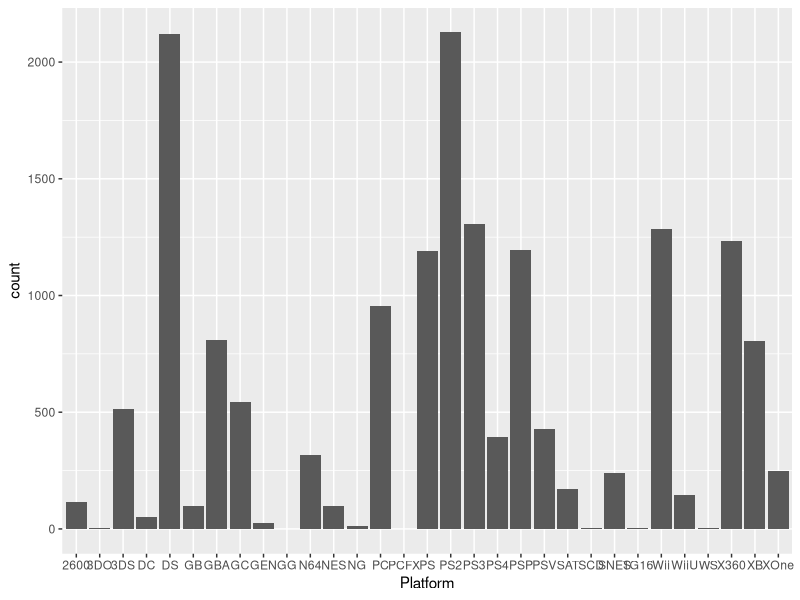

Here is the R script that generated this plot:
## Your name
## Your u-number

## Load packages ---------------------------------------------------------------
library(dplyr)
library(ggplot2)

## Load data -------------------------------------------------------------------
videogames <- read.delim("input/videogames.txt", stringsAsFactors = FALSE)

## Exercise 0a -----------------------------------------------------------------
ten_videogames <- slice(videogames, 1:10)
answer0a <- ten_videogames

## Exercise 0b -----------------------------------------------------------------
answer0b <- ggplot(videogames, aes(x = Platform)) +
  geom_bar()

## Note: Delete these demo's, and this comment, before handing in.